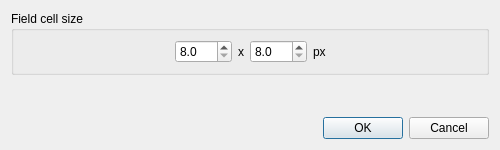
<?xml version="1.0" encoding="UTF-8"?>
<ui version="4.0">
 <class>FieldStyleDialog</class>
 <widget class="QDialog" name="FieldStyleDialog">
  <property name="geometry">
   <rect>
    <x>0</x>
    <y>0</y>
    <width>500</width>
    <height>150</height>
   </rect>
  </property>
  <property name="windowTitle">
   <string>Field settings</string>
  </property>
  <layout class="QVBoxLayout" name="verticalLayout">
   <item>
    <widget class="QWidget" name="widget" native="true">
     <layout class="QHBoxLayout" name="horizontalLayout_3">
      <property name="leftMargin">
       <number>0</number>
      </property>
      <property name="topMargin">
       <number>0</number>
      </property>
      <property name="rightMargin">
       <number>0</number>
      </property>
      <property name="bottomMargin">
       <number>0</number>
      </property>
      <item>
       <widget class="QGroupBox" name="FieldCellSizeGroup">
        <property name="title">
         <string>Field cell size</string>
        </property>
        <layout class="QHBoxLayout" name="horizontalLayout">
         <item>
          <spacer name="horizontalSpacer">
           <property name="orientation">
            <enum>Qt::Horizontal</enum>
           </property>
           <property name="sizeHint" stdset="0">
            <size>
             <width>40</width>
             <height>20</height>
            </size>
           </property>
          </spacer>
         </item>
         <item>
          <widget class="QDoubleSpinBox" name="cellWidth">
           <property name="decimals">
            <number>1</number>
           </property>
           <property name="minimum">
            <double>8.000000000000000</double>
           </property>
           <property name="maximum">
            <double>128.000000000000000</double>
           </property>
           <property name="singleStep">
            <double>8.000000000000000</double>
           </property>
           <property name="stepType">
            <enum>QAbstractSpinBox::DefaultStepType</enum>
           </property>
          </widget>
         </item>
         <item>
          <widget class="QLabel" name="labelX">
           <property name="sizePolicy">
            <sizepolicy hsizetype="Minimum" vsizetype="Preferred">
             <horstretch>0</horstretch>
             <verstretch>0</verstretch>
            </sizepolicy>
           </property>
           <property name="text">
            <string>x</string>
           </property>
          </widget>
         </item>
         <item>
          <widget class="QDoubleSpinBox" name="cellHeight">
           <property name="decimals">
            <number>1</number>
           </property>
           <property name="minimum">
            <double>8.000000000000000</double>
           </property>
           <property name="maximum">
            <double>128.000000000000000</double>
           </property>
           <property name="singleStep">
            <double>8.000000000000000</double>
           </property>
           <property name="stepType">
            <enum>QAbstractSpinBox::DefaultStepType</enum>
           </property>
          </widget>
         </item>
         <item>
          <widget class="QLabel" name="label">
           <property name="text">
            <string>px</string>
           </property>
          </widget>
         </item>
         <item>
          <spacer name="horizontalSpacer_2">
           <property name="orientation">
            <enum>Qt::Horizontal</enum>
           </property>
           <property name="sizeHint" stdset="0">
            <size>
             <width>40</width>
             <height>20</height>
            </size>
           </property>
          </spacer>
         </item>
        </layout>
       </widget>
      </item>
     </layout>
    </widget>
   </item>
   <item>
    <spacer name="verticalSpacer">
     <property name="orientation">
      <enum>Qt::Vertical</enum>
     </property>
     <property name="sizeHint" stdset="0">
      <size>
       <width>20</width>
       <height>40</height>
      </size>
     </property>
    </spacer>
   </item>
   <item>
    <widget class="QDialogButtonBox" name="buttonBox">
     <property name="orientation">
      <enum>Qt::Horizontal</enum>
     </property>
     <property name="standardButtons">
      <set>QDialogButtonBox::Cancel|QDialogButtonBox::Ok</set>
     </property>
    </widget>
   </item>
  </layout>
 </widget>
 <resources/>
 <connections>
  <connection>
   <sender>buttonBox</sender>
   <signal>accepted()</signal>
   <receiver>FieldStyleDialog</receiver>
   <slot>accept()</slot>
   <hints>
    <hint type="sourcelabel">
     <x>248</x>
     <y>254</y>
    </hint>
    <hint type="destinationlabel">
     <x>157</x>
     <y>274</y>
    </hint>
   </hints>
  </connection>
  <connection>
   <sender>buttonBox</sender>
   <signal>rejected()</signal>
   <receiver>FieldStyleDialog</receiver>
   <slot>reject()</slot>
   <hints>
    <hint type="sourcelabel">
     <x>316</x>
     <y>260</y>
    </hint>
    <hint type="destinationlabel">
     <x>286</x>
     <y>274</y>
    </hint>
   </hints>
  </connection>
 </connections>
</ui>
